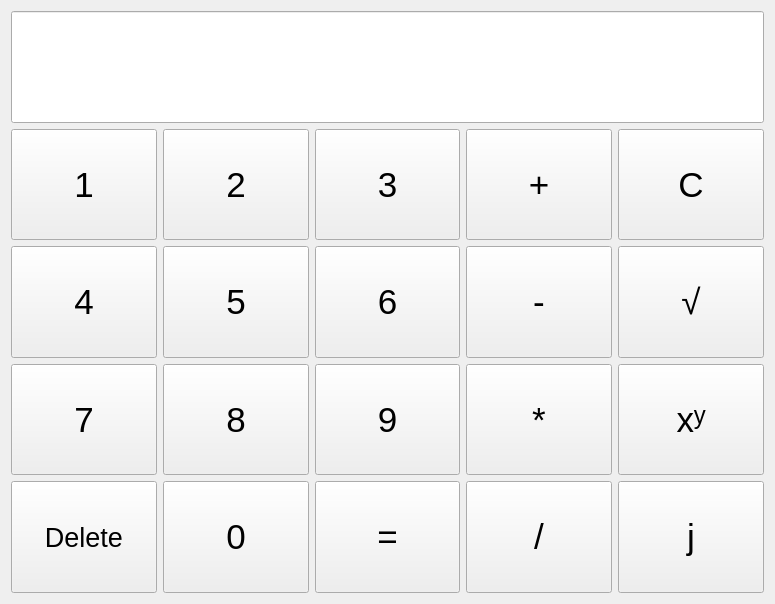
<?xml version="1.0" encoding="UTF-8"?>
<ui version="4.0">
 <class>Calculator</class>
 <widget class="QWidget" name="Calculator">
  <property name="geometry">
   <rect>
    <x>0</x>
    <y>0</y>
    <width>775</width>
    <height>604</height>
   </rect>
  </property>
  <property name="sizePolicy">
   <sizepolicy hsizetype="Maximum" vsizetype="Maximum">
    <horstretch>0</horstretch>
    <verstretch>0</verstretch>
   </sizepolicy>
  </property>
  <property name="windowTitle">
   <string>Ein Super Taschenrechner</string>
  </property>
  <property name="toolTip">
   <string/>
  </property>
  <property name="toolTipDuration">
   <number>10000</number>
  </property>
  <property name="whatsThis">
   <string extracomment="Ein SUPER Taschenrechner!!!"/>
  </property>
  <property name="autoFillBackground">
   <bool>false</bool>
  </property>
  <layout class="QGridLayout" name="gridLayout">
   <item row="1" column="3">
    <widget class="QPushButton" name="pushButton_sum">
     <property name="sizePolicy">
      <sizepolicy hsizetype="Minimum" vsizetype="Preferred">
       <horstretch>0</horstretch>
       <verstretch>0</verstretch>
      </sizepolicy>
     </property>
     <property name="font">
      <font>
       <pointsize>26</pointsize>
      </font>
     </property>
     <property name="cursor">
      <cursorShape>PointingHandCursor</cursorShape>
     </property>
     <property name="text">
      <string>+</string>
     </property>
    </widget>
   </item>
   <item row="5" column="1">
    <widget class="QPushButton" name="pushButton_0">
     <property name="sizePolicy">
      <sizepolicy hsizetype="Minimum" vsizetype="Preferred">
       <horstretch>0</horstretch>
       <verstretch>0</verstretch>
      </sizepolicy>
     </property>
     <property name="font">
      <font>
       <pointsize>26</pointsize>
      </font>
     </property>
     <property name="cursor">
      <cursorShape>PointingHandCursor</cursorShape>
     </property>
     <property name="text">
      <string>0</string>
     </property>
    </widget>
   </item>
   <item row="3" column="3">
    <widget class="QPushButton" name="pushButton_sub">
     <property name="enabled">
      <bool>true</bool>
     </property>
     <property name="sizePolicy">
      <sizepolicy hsizetype="Minimum" vsizetype="Preferred">
       <horstretch>0</horstretch>
       <verstretch>0</verstretch>
      </sizepolicy>
     </property>
     <property name="minimumSize">
      <size>
       <width>0</width>
       <height>0</height>
      </size>
     </property>
     <property name="sizeIncrement">
      <size>
       <width>0</width>
       <height>0</height>
      </size>
     </property>
     <property name="font">
      <font>
       <pointsize>26</pointsize>
      </font>
     </property>
     <property name="cursor">
      <cursorShape>PointingHandCursor</cursorShape>
     </property>
     <property name="text">
      <string>-</string>
     </property>
    </widget>
   </item>
   <item row="4" column="2">
    <widget class="QPushButton" name="pushButton_9">
     <property name="sizePolicy">
      <sizepolicy hsizetype="Minimum" vsizetype="Preferred">
       <horstretch>0</horstretch>
       <verstretch>0</verstretch>
      </sizepolicy>
     </property>
     <property name="font">
      <font>
       <pointsize>26</pointsize>
      </font>
     </property>
     <property name="cursor">
      <cursorShape>PointingHandCursor</cursorShape>
     </property>
     <property name="text">
      <string>9</string>
     </property>
    </widget>
   </item>
   <item row="1" column="1">
    <widget class="QPushButton" name="pushButton_2">
     <property name="sizePolicy">
      <sizepolicy hsizetype="Minimum" vsizetype="Preferred">
       <horstretch>0</horstretch>
       <verstretch>0</verstretch>
      </sizepolicy>
     </property>
     <property name="font">
      <font>
       <pointsize>26</pointsize>
      </font>
     </property>
     <property name="cursor">
      <cursorShape>PointingHandCursor</cursorShape>
     </property>
     <property name="text">
      <string>2</string>
     </property>
    </widget>
   </item>
   <item row="3" column="2">
    <widget class="QPushButton" name="pushButton_6">
     <property name="sizePolicy">
      <sizepolicy hsizetype="Minimum" vsizetype="Preferred">
       <horstretch>0</horstretch>
       <verstretch>0</verstretch>
      </sizepolicy>
     </property>
     <property name="font">
      <font>
       <pointsize>26</pointsize>
      </font>
     </property>
     <property name="cursor">
      <cursorShape>PointingHandCursor</cursorShape>
     </property>
     <property name="text">
      <string>6</string>
     </property>
    </widget>
   </item>
   <item row="3" column="0">
    <widget class="QPushButton" name="pushButton_4">
     <property name="sizePolicy">
      <sizepolicy hsizetype="Minimum" vsizetype="Preferred">
       <horstretch>0</horstretch>
       <verstretch>0</verstretch>
      </sizepolicy>
     </property>
     <property name="font">
      <font>
       <pointsize>26</pointsize>
      </font>
     </property>
     <property name="cursor">
      <cursorShape>PointingHandCursor</cursorShape>
     </property>
     <property name="text">
      <string>4</string>
     </property>
    </widget>
   </item>
   <item row="5" column="2">
    <widget class="QPushButton" name="pushButton_res">
     <property name="sizePolicy">
      <sizepolicy hsizetype="Minimum" vsizetype="Preferred">
       <horstretch>0</horstretch>
       <verstretch>0</verstretch>
      </sizepolicy>
     </property>
     <property name="font">
      <font>
       <pointsize>26</pointsize>
      </font>
     </property>
     <property name="cursor">
      <cursorShape>PointingHandCursor</cursorShape>
     </property>
     <property name="text">
      <string>=</string>
     </property>
    </widget>
   </item>
   <item row="4" column="1">
    <widget class="QPushButton" name="pushButton_8">
     <property name="sizePolicy">
      <sizepolicy hsizetype="Minimum" vsizetype="Preferred">
       <horstretch>0</horstretch>
       <verstretch>0</verstretch>
      </sizepolicy>
     </property>
     <property name="font">
      <font>
       <pointsize>26</pointsize>
      </font>
     </property>
     <property name="cursor">
      <cursorShape>PointingHandCursor</cursorShape>
     </property>
     <property name="autoFillBackground">
      <bool>false</bool>
     </property>
     <property name="text">
      <string>8</string>
     </property>
    </widget>
   </item>
   <item row="4" column="4">
    <widget class="QPushButton" name="pushButton_sub_3">
     <property name="enabled">
      <bool>true</bool>
     </property>
     <property name="sizePolicy">
      <sizepolicy hsizetype="Minimum" vsizetype="Preferred">
       <horstretch>0</horstretch>
       <verstretch>0</verstretch>
      </sizepolicy>
     </property>
     <property name="minimumSize">
      <size>
       <width>0</width>
       <height>0</height>
      </size>
     </property>
     <property name="sizeIncrement">
      <size>
       <width>0</width>
       <height>0</height>
      </size>
     </property>
     <property name="font">
      <font>
       <pointsize>26</pointsize>
      </font>
     </property>
     <property name="cursor">
      <cursorShape>PointingHandCursor</cursorShape>
     </property>
     <property name="text">
      <string>xʸ</string>
     </property>
    </widget>
   </item>
   <item row="5" column="0">
    <widget class="QPushButton" name="pushButton_del">
     <property name="sizePolicy">
      <sizepolicy hsizetype="Minimum" vsizetype="Preferred">
       <horstretch>0</horstretch>
       <verstretch>0</verstretch>
      </sizepolicy>
     </property>
     <property name="font">
      <font>
       <pointsize>20</pointsize>
      </font>
     </property>
     <property name="cursor">
      <cursorShape>PointingHandCursor</cursorShape>
     </property>
     <property name="text">
      <string>Delete</string>
     </property>
    </widget>
   </item>
   <item row="1" column="4">
    <widget class="QPushButton" name="pushButton_cle">
     <property name="sizePolicy">
      <sizepolicy hsizetype="Minimum" vsizetype="Preferred">
       <horstretch>0</horstretch>
       <verstretch>0</verstretch>
      </sizepolicy>
     </property>
     <property name="font">
      <font>
       <pointsize>26</pointsize>
      </font>
     </property>
     <property name="cursor">
      <cursorShape>PointingHandCursor</cursorShape>
     </property>
     <property name="text">
      <string>C</string>
     </property>
    </widget>
   </item>
   <item row="5" column="4">
    <widget class="QPushButton" name="pushButton_div_2">
     <property name="sizePolicy">
      <sizepolicy hsizetype="Minimum" vsizetype="Preferred">
       <horstretch>0</horstretch>
       <verstretch>0</verstretch>
      </sizepolicy>
     </property>
     <property name="font">
      <font>
       <pointsize>26</pointsize>
      </font>
     </property>
     <property name="cursor">
      <cursorShape>PointingHandCursor</cursorShape>
     </property>
     <property name="text">
      <string>j</string>
     </property>
    </widget>
   </item>
   <item row="4" column="3">
    <widget class="QPushButton" name="pushButton_mult">
     <property name="sizePolicy">
      <sizepolicy hsizetype="Minimum" vsizetype="Preferred">
       <horstretch>0</horstretch>
       <verstretch>0</verstretch>
      </sizepolicy>
     </property>
     <property name="font">
      <font>
       <pointsize>26</pointsize>
      </font>
     </property>
     <property name="cursor">
      <cursorShape>PointingHandCursor</cursorShape>
     </property>
     <property name="text">
      <string>*</string>
     </property>
    </widget>
   </item>
   <item row="1" column="0">
    <widget class="QPushButton" name="pushButton_1">
     <property name="sizePolicy">
      <sizepolicy hsizetype="Minimum" vsizetype="Preferred">
       <horstretch>0</horstretch>
       <verstretch>0</verstretch>
      </sizepolicy>
     </property>
     <property name="font">
      <font>
       <pointsize>26</pointsize>
      </font>
     </property>
     <property name="cursor">
      <cursorShape>PointingHandCursor</cursorShape>
     </property>
     <property name="text">
      <string>1</string>
     </property>
    </widget>
   </item>
   <item row="3" column="4">
    <widget class="QPushButton" name="pushButton_sub_2">
     <property name="enabled">
      <bool>true</bool>
     </property>
     <property name="sizePolicy">
      <sizepolicy hsizetype="Minimum" vsizetype="Preferred">
       <horstretch>0</horstretch>
       <verstretch>0</verstretch>
      </sizepolicy>
     </property>
     <property name="minimumSize">
      <size>
       <width>0</width>
       <height>0</height>
      </size>
     </property>
     <property name="sizeIncrement">
      <size>
       <width>0</width>
       <height>0</height>
      </size>
     </property>
     <property name="font">
      <font>
       <pointsize>26</pointsize>
      </font>
     </property>
     <property name="cursor">
      <cursorShape>PointingHandCursor</cursorShape>
     </property>
     <property name="text">
      <string>√</string>
     </property>
    </widget>
   </item>
   <item row="5" column="3">
    <widget class="QPushButton" name="pushButton_div">
     <property name="sizePolicy">
      <sizepolicy hsizetype="Minimum" vsizetype="Preferred">
       <horstretch>0</horstretch>
       <verstretch>0</verstretch>
      </sizepolicy>
     </property>
     <property name="font">
      <font>
       <pointsize>26</pointsize>
      </font>
     </property>
     <property name="cursor">
      <cursorShape>PointingHandCursor</cursorShape>
     </property>
     <property name="text">
      <string>/</string>
     </property>
    </widget>
   </item>
   <item row="4" column="0">
    <widget class="QPushButton" name="pushButton_7">
     <property name="sizePolicy">
      <sizepolicy hsizetype="Minimum" vsizetype="Preferred">
       <horstretch>0</horstretch>
       <verstretch>0</verstretch>
      </sizepolicy>
     </property>
     <property name="font">
      <font>
       <pointsize>26</pointsize>
      </font>
     </property>
     <property name="cursor">
      <cursorShape>PointingHandCursor</cursorShape>
     </property>
     <property name="text">
      <string>7</string>
     </property>
    </widget>
   </item>
   <item row="3" column="1">
    <widget class="QPushButton" name="pushButton_5">
     <property name="sizePolicy">
      <sizepolicy hsizetype="Minimum" vsizetype="Preferred">
       <horstretch>0</horstretch>
       <verstretch>0</verstretch>
      </sizepolicy>
     </property>
     <property name="font">
      <font>
       <pointsize>26</pointsize>
      </font>
     </property>
     <property name="cursor">
      <cursorShape>PointingHandCursor</cursorShape>
     </property>
     <property name="text">
      <string>5</string>
     </property>
    </widget>
   </item>
   <item row="1" column="2">
    <widget class="QPushButton" name="pushButton_3">
     <property name="sizePolicy">
      <sizepolicy hsizetype="Minimum" vsizetype="Preferred">
       <horstretch>0</horstretch>
       <verstretch>0</verstretch>
      </sizepolicy>
     </property>
     <property name="font">
      <font>
       <pointsize>26</pointsize>
      </font>
     </property>
     <property name="cursor">
      <cursorShape>PointingHandCursor</cursorShape>
     </property>
     <property name="text">
      <string>3</string>
     </property>
    </widget>
   </item>
   <item row="0" column="0" colspan="5">
    <widget class="QLineEdit" name="lcdNumber">
     <property name="sizePolicy">
      <sizepolicy hsizetype="MinimumExpanding" vsizetype="Preferred">
       <horstretch>0</horstretch>
       <verstretch>0</verstretch>
      </sizepolicy>
     </property>
     <property name="minimumSize">
      <size>
       <width>0</width>
       <height>0</height>
      </size>
     </property>
     <property name="font">
      <font>
       <pointsize>14</pointsize>
      </font>
     </property>
    </widget>
   </item>
  </layout>
 </widget>
 <resources/>
 <connections/>
</ui>
